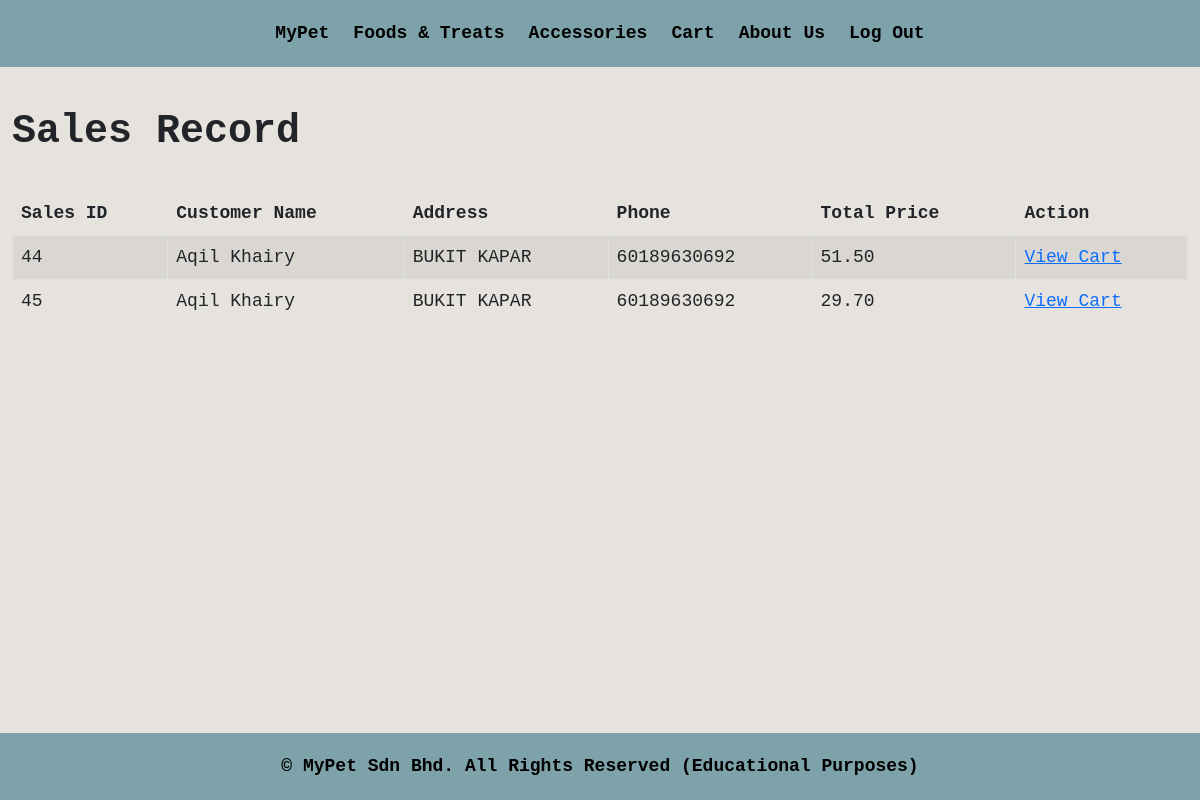
Screenshot of /salesrecord.php (signed in) with the database file from the repository.
### tables this page shows
CREATE TABLE IF NOT EXISTS `sales_record` (
  `salesrecord_id` int(11) NOT NULL AUTO_INCREMENT,
  `username` varchar(50) NOT NULL,
  `date_created` datetime NOT NULL DEFAULT CURRENT_TIMESTAMP,
  `total_price` double NOT NULL DEFAULT '0',
  PRIMARY KEY (`salesrecord_id`),
  KEY `FK1_customer` (`username`),
  CONSTRAINT `FK1_customer` FOREIGN KEY (`username`) REFERENCES `customer` (`username`)
);

CREATE TABLE IF NOT EXISTS `customer` (
  `username` varchar(50) NOT NULL,
  `fullname` varchar(50) NOT NULL,
  `password` varchar(100) NOT NULL,
  `address` varchar(100) NOT NULL,
  `phone` varchar(50) NOT NULL,
  PRIMARY KEY (`username`)
);

### salesrecord.php (the view, shortened to what this page needs)
<!DOCTYPE html>
<html lang="en">
<head>
    <link rel="stylesheet" href="css/bootstrap.css">
</head>
<body>
    <?php
    if (!isset($_SESSION["loggedin"]) || $_SESSION["loggedin"] !== true) {
        echo ('<div id="header" align="center">');
        echo ('<a href="index.php" >MyPet</a>');
        echo ('<a href="foodsntreats.php">Foods & Treats</a>');
        echo ('<a href="accessories.php">Accessories</a>');
        echo ('<a href="cart.php">Cart</a>');
        echo ('<a href="aboutus.php">About Us</a>');
        echo (' <a href="logoutphp.php">Log Out</a>');
        echo ('</div>');}
     else {
        if ($_SESSION["userlevel"] == "customer") {
            echo ('<div id="header" align="center">');
            echo ('<a href="index.php">MyPet</a>');
            echo ('<a href="foodsntreats.php">Foods & Treats</a>');
            echo ('<a href="accessories.php">Accessories</a>');
            echo ('<a href="cart.php" >Cart</a>');
            echo ('<a href="aboutus.php">About Us</a>');
            echo ('<a href="logoutphp.php">Log Out</a>');
            echo ('</div>');
        } else  if ($_SESSION["userlevel"]== "admin") {
            echo ('<div id="header" align="center">');
            echo ('<a href="index.php">MyPet</a>');
            echo ('<a href="admin.php">Products</a>');
            echo ('<a href="salesrecord.php" style="background-color:#1b383d; color:white">Sales Record</a>');
            echo ('<a href="aboutus.php">About Us</a>');
            echo ('<a href="logoutphp.php">Log Out</a>');
            echo ('</div>');}
    } ?>
    <br><br><br>
    <div class="wrapper">
        <div class="container-fluid">
            <div class="row">
                <div class="col-md-12">
                    <div class="page-header clearfix">
                        <br>
                        <h1><b>Sales Record</b></h1> <br>
                    </div>
                    <?php
                    require_once "fx.php";
                    $sql = "SELECT * FROM sales_record s
                    JOIN customer cs ON cs.username=s.username;";
                    if ($result = mysqli_query($conn, $sql)) {
                        if (mysqli_num_rows($result) > 0) {
                            echo "<table class='table table-bordered table-striped'>";
                            echo "<thead>";
                            echo "<tr>";
                            echo "<th>Sales ID</th>";
                            echo "<th>Customer Name</th>";
                            echo "<th>Address</th>";
                            echo "<th>Phone</th>";
                            echo "<th>Total Price</th>";
                            echo "<th>Action</th>";
                            echo "</tr>";
                            echo "</thead>";
                            echo "<tbody>";
                            while ($row = mysqli_fetch_array($result)) {
                                $salesrecord_id = $row['salesrecord_id'];
                                echo "<tr>";
                                echo "<td>" . $row['salesrecord_id'] . "</td>";
                                echo "<td>" . $row['fullname'] . "</td>";
                                echo "<td>" . $row['address'] . "</td>";
                                echo "<td>" . $row['phone'] . "</td>";
                                echo "<td>" . number_format($row['total_price'], 2) . "</td>";
                                echo "<td><a href='salesrecord_viewcart.php?salesrecord_id=$salesrecord_id&total_price=".number_format($row['total_price'], 2)."'>View Cart</a></td>";
                                echo "</tr>";
                            }
                            echo "</tbody>";
                            echo "</table>";
                        } else {
                            echo "<p class='lead'><em>No records were found.</em></p>";
                        }
                    } else {
                        echo "ERROR: Could not able to execute $sql. " . mysqli_error($link);
                    }
                    ?>
                </div>
                <br><br>
                <div id="footer">
                    <b>&copy; MyPet Sdn Bhd. All Rights Reserved (Educational Purposes)</b>
                </div>
            </div>
        </div>
    </div>
</body>
</html>

### salesrecord.php (style rules this page uses)
body { margin: 0; font-family: monospace; background-color: #E6E2DD; font-size: 18px; }
#header { top: 0; width: 100%; position: fixed; overflow: hidden; background-color: #7DA2A9; padding: 20px 10px; }
#header a { color: black; padding: 12px; font-size: 18px; font-weight: bold; text-decoration: none; line-height: 25px; border-radius: 4px; }
#footer { overflow: hidden; padding: 20px 10px; background-color: #7DA2A9; color: black; text-align: center; position: fixed; width: 100%; bottom: 0; }

### rows the page displays
sales_record: salesrecord_id "44", username.fullname "Aqil Khairy", username.address "BUKIT KAPAR", username.phone "60189630692", total_price "51.50"
sales_record: salesrecord_id "45", username.fullname "Aqil Khairy", username.address "BUKIT KAPAR", username.phone "60189630692", total_price "29.70"
